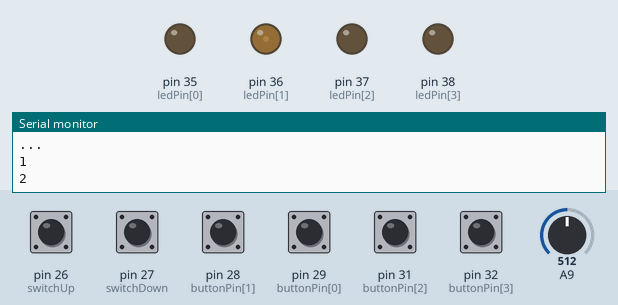
Simulated run of this sketch. Board: Teensy 4. On the bench: output pins drawn as LEDs (lit = HIGH), the last lines printed to the serial monitor. The inputs (shaded band) are chosen by the test bench; at power-on: pin 26 (switchUp), pin 27 (switchDown), pin 28 (buttonPin[1]), pin 29 (buttonPin[0]), pin 31 (buttonPin[2]), pin 32 (buttonPin[3]) LOW, A9 = 512.

Above: at 1.2 s.
1.3 s: pin 28 (buttonPin[1]) pulled HIGH for 0.15 s
At 3.4 s:
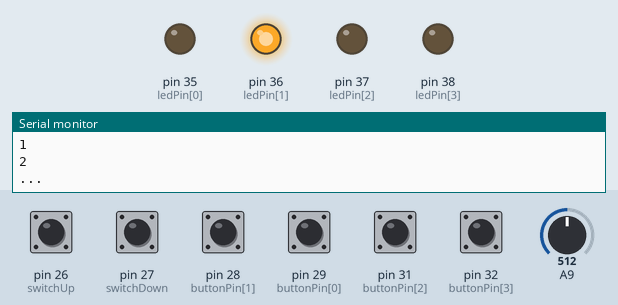
4.4 s: pin 26 (switchUp) pulled HIGH for 0.15 s
At 5.1 s:
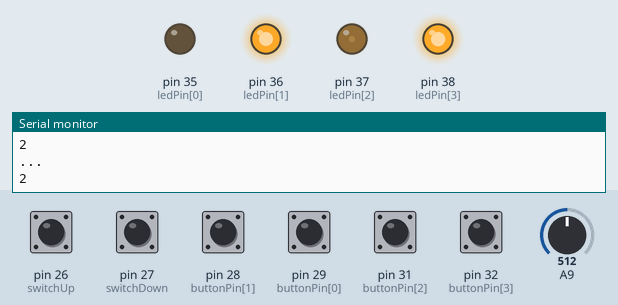
7.5 s: pin 29 (buttonPin[0]) pulled HIGH for 0.15 s
At 8.1 s:
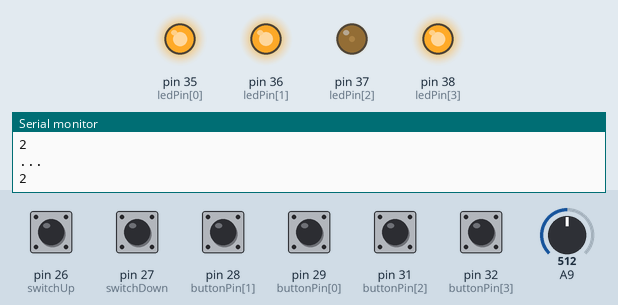
10.6 s: pin 31 (buttonPin[2]) pulled HIGH for 0.15 s
13.7 s: pin 32 (buttonPin[3]) pulled HIGH for 0.15 s
16.8 s: pin 26 (switchUp) pulled HIGH for 1 s
At 17.8 s:
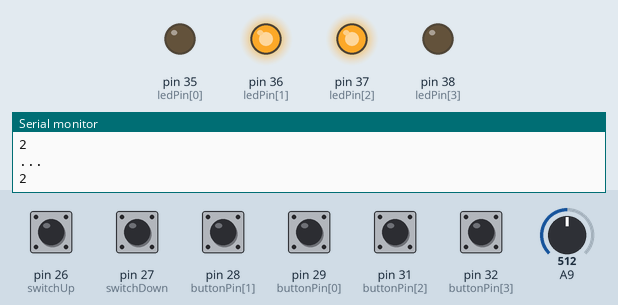
Timing chart, 0 to 21.8 s (numbered marks = the images above; inputs shaded):
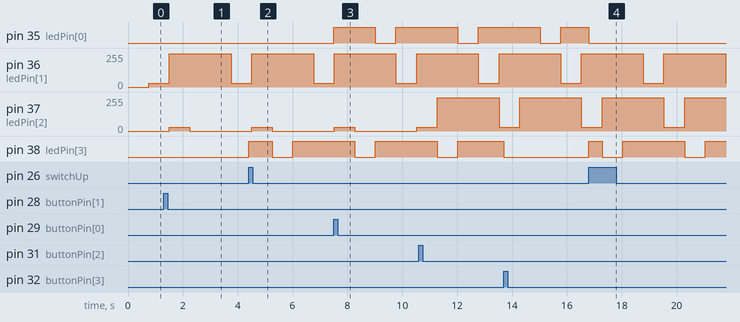

The sketch:

Mahany_Lab07.ino
```cpp
int buttonPin[4] = {29, 28, 31, 32}; // setting up buttton pins as arrays
int ledPin[4] = {35, 36, 37, 38}; // setting up led pins as arrays
boolean lastButtonState[4] = {LOW, LOW, LOW, LOW}; // setting up default button state as array
boolean buttonState[4] = {LOW, LOW, LOW, LOW}; // setting up current button state as array
boolean stepState[3][4] = {
  {false, false, false, false},
  {false, true, false, true},
  {false, true, true, true},
};
int currentStep = 0; // starting the step at 0
unsigned long lastStepTime = 0;
int speedPot = 0; // setting up default speed pot at 0
int tempo = 0; // default tempo at 0
int switchUp = 26; // setting up switches
int switchDown = 27;
boolean lastUpState = LOW; // setting up default state of switches
boolean lastDownState = LOW;
boolean upState = LOW; // setting up current state if switches
boolean downState = LOW;
int channelCounter = 0; // initializing channel counter

void setup() {
  pinMode(buttonPin[0], INPUT); // setting up I/O types
  pinMode(buttonPin[1], INPUT);
  pinMode(buttonPin[2], INPUT);
  pinMode(buttonPin[3], INPUT);
  pinMode(ledPin[0], OUTPUT);
  pinMode(ledPin[1], OUTPUT);
  pinMode(ledPin[2], OUTPUT);
  pinMode(ledPin[3], OUTPUT);
  pinMode(switchUp, INPUT);
  pinMode(switchDown, INPUT);
}

void loop() { // main function with other functions

  channel();
  checkButtons();
  sequence();
  setLeds();
}
void channel () { // sets channel counter based on which buttons are pressed
  lastUpState = upState;
  upState = digitalRead(switchUp);
  lastDownState = downState;
  downState = digitalRead(switchDown);
  if (upState == HIGH && lastUpState == LOW) { // if up button is pressed, adds one
    channelCounter = channelCounter + 1;
    if (channelCounter == 3) {
      channelCounter = 0;
    }
  }
  if (downState == HIGH && lastDownState == LOW) { // if down button is pressed, subtract one
    channelCounter = channelCounter - 1;
    if (channelCounter == -1) {
      channelCounter = 2;
    }
  }
}

void checkButtons() { // function to tell if button has been pressed
  for (int i = 0; i < 4; i++) { // checking all buttons using for loop to cycle through
    lastButtonState[i] = buttonState[i];
    buttonState[i] = digitalRead(buttonPin[i]);
    if (buttonState[i] == HIGH && lastButtonState[i] == LOW) {

      if (stepState[channelCounter][i] == false) {

        stepState[channelCounter][i] = true;
      } else if (stepState[channelCounter][i] == true) {

        stepState[channelCounter][i] = false;
      }
    }
  }
}
void sequence() {

  speedPot = analogRead(A9); // reading in and mapping speed of sequencer
  tempo = map(speedPot, 0, 1023, 500, 1000);

  if (millis() > lastStepTime + tempo) {   //if its time to go to the next step...

    Serial.println("...");
    //digitalWrite(ledPin[currentStep], LOW);  //turn off the current led

    currentStep = currentStep + 1;         //increment to the next step
    if (currentStep > 3) {
      currentStep = 0;
    }

    if (stepState[0][currentStep] == HIGH ) { // if button is pressed, send midi note
      usbMIDI.sendNoteOn(60, 127, 1);
      Serial.println("0");

    }
    if (stepState[1][currentStep] == HIGH ) { // if button is pressed, send midi note
      usbMIDI.sendNoteOn(62, 127, 1);
      Serial.println("1");

    }
    if (stepState[2][currentStep] == HIGH ) { // if button is pressed, send midi note
      usbMIDI.sendNoteOn(64, 127, 1);
      Serial.println("2");

    }
    //digitalWrite(ledPin[currentStep], HIGH); //turn on the new led

    lastStepTime = millis();               //set lastStepTime to the current time
  }
}
void setLeds() {
  for (int i = 0; i < 4; i++) {
    if (currentStep == i) { // writes the current step of the led as bright, but less so
      analogWrite(ledPin[i], 30);
    }
    else if (stepState[channelCounter][i] == HIGH) { // write high if recently pressed
      analogWrite(ledPin[i], 250);


    }
    else {
      analogWrite(ledPin[i], 0); // if not, write low
    }
  }
}
```

Measured:
- after the input at 4.4 s, pin 38 (ledPin[3]): LOW → HIGH at once, → LOW 0.86 s later, → HIGH 0.75 s later
- after the input at 7.5 s, pin 35 (ledPin[0]): LOW → HIGH at once, → LOW 1.5 s later, → HIGH 0.75 s later
- after the input at 16.8 s, pin 38 (ledPin[3]): goes HIGH 0.48 s, LOW 0.75 s, HIGH 2.3 s, LOW 0.75 s, then HIGH, starting at once
